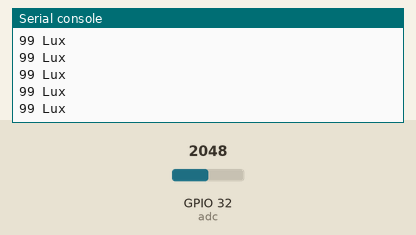
Recording of a program running on a simulated ESP32 board running MicroPython. Shown: the last lines printed to the serial console. The inputs (shaded band) are chosen by the test bench; at power-on: GPIO 32 (adc) = 2048 (analog values on the 0–4095 scale). WiFi joins after 1.5 s; no MQTT or app messages arrive unless stated.

Above: at 2.8 s.
2.9 s: GPIO 32 (adc) set to 2866
At 2.99 s:
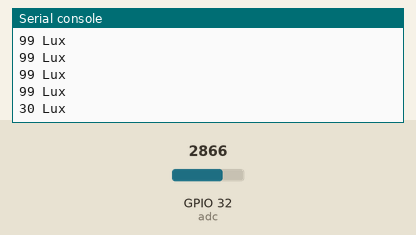
4.4 s: GPIO 32 (adc) set to 3603
At 4.42 s:
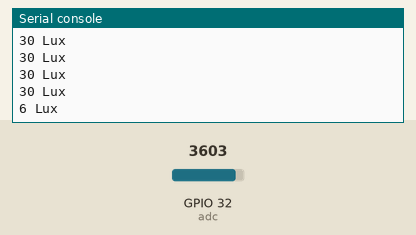
Timing chart, 0 to 7.4 s (numbered marks = the images above; inputs shaded):
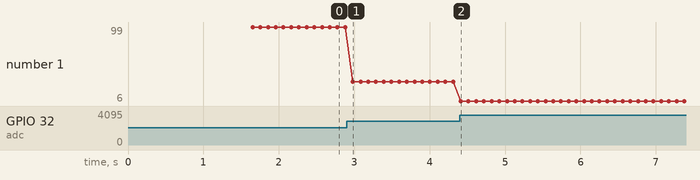

Measured:
- after the input at 2.9 s, the serial console: prints a new line after 0.08 s (image 1)
- after the input at 4.4 s, the serial console: prints a new line at once (image 2)
- plotted number 1: 99 → 30 after the input at 2.9 s, 30 → 6 after the input at 4.4 s

The program:

ldr_sensor_mqtt.py
```python
import network
import time
from machine import ADC, Pin
from umqttsimple import MQTTClient

# ===== DECLARATION =====

GAMMA = 0.7;
RL10 = 50;

# ===== CONFIGURATION =====
#WIFI_SSID = 'Wokwi-GUEST'
#WIFI_PASS = ''

MQTT_BROKER = 'broker.hivemq.com'
MQTT_PORT = 1883
MQTT_CLIENT_ID = 'esp32-analog-client'
MQTT_TOPIC = b'esp32/ldr'

# ===== CONNECT TO WIFI =====
def connect_wifi():
    print("Connecting to WiFi", end="")
    sta_if = network.WLAN(network.STA_IF)
    sta_if.active(True)
    sta_if.connect('Wokwi-GUEST', '')
    while not sta_if.isconnected():
        print(".", end="")
        time.sleep(0.1)
    print(" Connected!")
def connect_mqtt():
    client = MQTTClient(MQTT_CLIENT_ID, MQTT_BROKER, port=MQTT_PORT)
    client.connect()
    print("Connected to MQTT broker")
    return client

# ===== MAIN PROGRAM =====
connect_wifi()
client = connect_mqtt()

adc = ADC(Pin(32))        # GPIO32
adc.atten(ADC.ATTN_11DB)  # Full range: 0 - 3.6V
adc.width(ADC.WIDTH_12BIT)

while True:
    value = adc.read()                    # 0-4095
    voltage = (value / 4095) * 3.3        # Convert to volts
    resistance = 2000 * voltage / (3.3 - voltage)
    lux = pow(RL10 * 1e3 * pow(10, GAMMA) / resistance, (1 / GAMMA))
    msg = "{:.0f}".format(lux/10)
    print(msg, "Lux")
    client.publish(b'esp32/ldr', msg)
    time.sleep(0.1)  # 100 ms sampling
```
